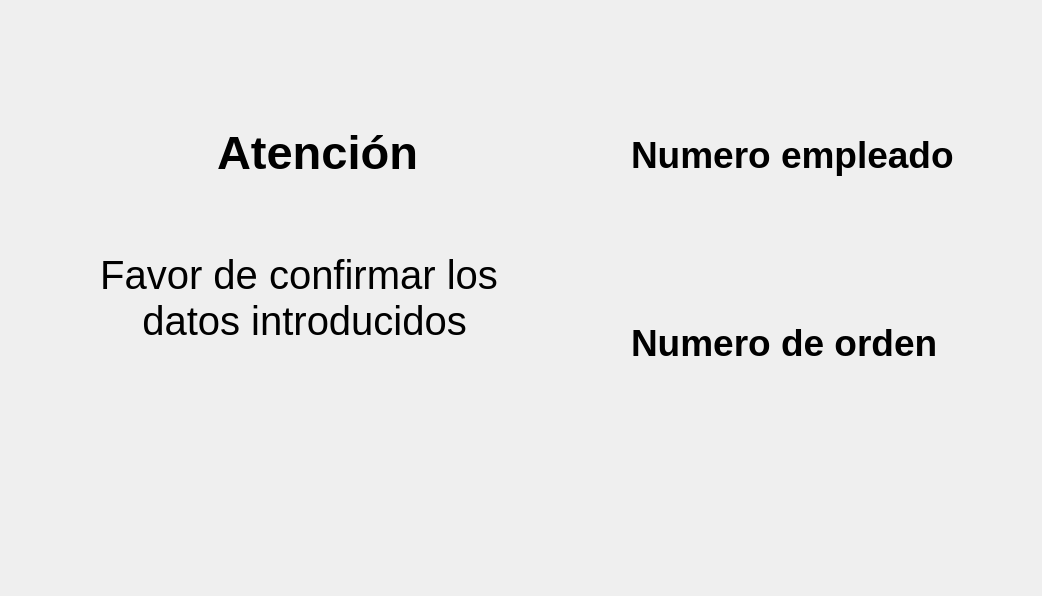
      <widget class="QWidget" name="page_11">
       <layout class="QGridLayout" name="gridLayout_5">
        <item row="0" column="1">
         <spacer name="verticalSpacer_16">
          <property name="orientation">
           <enum>Qt::Vertical</enum>
          </property>
          <property name="sizeType">
           <enum>QSizePolicy::Fixed</enum>
          </property>
          <property name="sizeHint" stdset="0">
           <size>
            <width>20</width>
            <height>78</height>
           </size>
          </property>
         </spacer>
        </item>
        <item row="0" column="3">
         <spacer name="verticalSpacer_14">
          <property name="orientation">
           <enum>Qt::Vertical</enum>
          </property>
          <property name="sizeHint" stdset="0">
           <size>
            <width>20</width>
            <height>91</height>
           </size>
          </property>
         </spacer>
        </item>
        <item row="1" column="0">
         <spacer name="horizontalSpacer_47">
          <property name="orientation">
           <enum>Qt::Horizontal</enum>
          </property>
          <property name="sizeType">
           <enum>QSizePolicy::Fixed</enum>
          </property>
          <property name="sizeHint" stdset="0">
           <size>
            <width>38</width>
            <height>20</height>
           </size>
          </property>
         </spacer>
        </item>
        <item row="1" column="1" colspan="2">
         <layout class="QVBoxLayout" name="verticalLayout_14">
          <item>
           <layout class="QHBoxLayout" name="horizontalLayout_46">
            <item>
             <spacer name="horizontalSpacer_34">
              <property name="orientation">
               <enum>Qt::Horizontal</enum>
              </property>
              <property name="sizeHint" stdset="0">
               <size>
                <width>40</width>
                <height>20</height>
               </size>
              </property>
             </spacer>
            </item>
            <item>
             <widget class="QLabel" name="lblTest1_21">
              <property name="minimumSize">
               <size>
                <width>80</width>
                <height>80</height>
               </size>
              </property>
              <property name="maximumSize">
               <size>
                <width>80</width>
                <height>80</height>
               </size>
              </property>
              <property name="text">
               <string/>
              </property>
              <property name="pixmap">
               <pixmap resource="../resources/resources.qrc">:/resources/idea.png</pixmap>
              </property>
              <property name="scaledContents">
               <bool>true</bool>
              </property>
             </widget>
            </item>
            <item>
             <widget class="QLabel" name="lblCode_43">
              <property name="minimumSize">
               <size>
                <width>250</width>
                <height>100</height>
               </size>
              </property>
              <property name="maximumSize">
               <size>
                <width>250</width>
                <height>16777215</height>
               </size>
              </property>
              <property name="font">
               <font>
                <pointsize>35</pointsize>
                <weight>75</weight>
                <bold>true</bold>
               </font>
              </property>
              <property name="text">
               <string>Atención</string>
              </property>
             </widget>
            </item>
            <item>
             <spacer name="horizontalSpacer_27">
              <property name="orientation">
               <enum>Qt::Horizontal</enum>
              </property>
              <property name="sizeHint" stdset="0">
               <size>
                <width>40</width>
                <height>20</height>
               </size>
              </property>
             </spacer>
            </item>
           </layout>
          </item>
          <item>
           <layout class="QHBoxLayout" name="horizontalLayout_72">
            <property name="spacing">
             <number>30</number>
            </property>
            <item>
             <widget class="QLabel" name="label_16">
              <property name="minimumSize">
               <size>
                <width>500</width>
                <height>180</height>
               </size>
              </property>
              <property name="maximumSize">
               <size>
                <width>500</width>
                <height>180</height>
               </size>
              </property>
              <property name="font">
               <font>
                <pointsize>30</pointsize>
                <weight>50</weight>
                <bold>false</bold>
               </font>
              </property>
              <property name="styleSheet">
               <string notr="true"/>
              </property>
              <property name="text">
               <string>Favor de confirmar los
 datos introducidos</string>
              </property>
              <property name="alignment">
               <set>Qt::AlignCenter</set>
              </property>
             </widget>
            </item>
           </layout>
          </item>
          <item>
           <layout class="QHBoxLayout" name="horizontalLayout_45">
            <item>
             <spacer name="horizontalSpacer_48">
              <property name="orientation">
               <enum>Qt::Horizontal</enum>
              </property>
              <property name="sizeType">
               <enum>QSizePolicy::Fixed</enum>
              </property>
              <property name="sizeHint" stdset="0">
               <size>
                <width>38</width>
                <height>17</height>
               </size>
              </property>
             </spacer>
            </item>
            <item>
             <layout class="QHBoxLayout" name="horizontalLayout_40">
              <item>
               <widget class="QLabel" name="lblConfirmUserInfo">
                <property name="minimumSize">
                 <size>
                  <width>100</width>
                  <height>100</height>
                 </size>
                </property>
                <property name="maximumSize">
                 <size>
                  <width>100</width>
                  <height>100</height>
                 </size>
                </property>
                <property name="cursor">
                 <cursorShape>PointingHandCursor</cursorShape>
                </property>
                <property name="text">
                 <string/>
                </property>
                <property name="pixmap">
                 <pixmap resource="../resources/resources.qrc">:/resources/right.png</pixmap>
                </property>
                <property name="scaledContents">
                 <bool>true</bool>
                </property>
                <property name="wordWrap">
                 <bool>false</bool>
                </property>
               </widget>
              </item>
              <item>
               <spacer name="horizontalSpacer_65">
                <property name="orientation">
                 <enum>Qt::Horizontal</enum>
                </property>
                <property name="sizeType">
                 <enum>QSizePolicy::Fixed</enum>
                </property>
                <property name="sizeHint" stdset="0">
                 <size>
                  <width>40</width>
                  <height>20</height>
                 </size>
                </property>
               </spacer>
              </item>
              <item>
               <widget class="QLabel" name="lblDenyUserInfo">
                <property name="minimumSize">
                 <size>
                  <width>100</width>
                  <height>100</height>
                 </size>
                </property>
                <property name="maximumSize">
                 <size>
                  <width>100</width>
                  <height>100</height>
                 </size>
                </property>
                <property name="cursor">
                 <cursorShape>PointingHandCursor</cursorShape>
                </property>
                <property name="text">
                 <string/>
                </property>
                <property name="pixmap">
                 <pixmap resource="../resources/resources.qrc">:/resources/close.png</pixmap>
                </property>
                <property name="scaledContents">
                 <bool>true</bool>
                </property>
                <property name="wordWrap">
                 <bool>false</bool>
                </property>
               </widget>
              </item>
             </layout>
            </item>
            <item>
             <spacer name="horizontalSpacer_71">
              <property name="orientation">
               <enum>Qt::Horizontal</enum>
              </property>
              <property name="sizeType">
               <enum>QSizePolicy::Fixed</enum>
              </property>
              <property name="sizeHint" stdset="0">
               <size>
                <width>38</width>
                <height>17</height>
               </size>
              </property>
             </spacer>
            </item>
           </layout>
          </item>
         </layout>
        </item>
        <item row="1" column="3">
         <layout class="QVBoxLayout" name="verticalLayout_24">
          <item>
           <layout class="QHBoxLayout" name="horizontalLayout_74">
            <item>
             <widget class="QLabel" name="lblTest1_22">
              <property name="minimumSize">
               <size>
                <width>70</width>
                <height>70</height>
               </size>
              </property>
              <property name="maximumSize">
               <size>
                <width>70</width>
                <height>70</height>
               </size>
              </property>
              <property name="text">
               <string/>
              </property>
              <property name="pixmap">
               <pixmap resource="../resources/resources.qrc">:/resources/user.png</pixmap>
              </property>
              <property name="scaledContents">
               <bool>true</bool>
              </property>
             </widget>
            </item>
            <item>
             <widget class="QLabel" name="label_27">
              <property name="minimumSize">
               <size>
                <width>400</width>
                <height>50</height>
               </size>
              </property>
              <property name="maximumSize">
               <size>
                <width>300</width>
                <height>50</height>
               </size>
              </property>
              <property name="font">
               <font>
                <pointsize>28</pointsize>
                <weight>75</weight>
                <bold>true</bold>
               </font>
              </property>
              <property name="text">
               <string>Numero empleado</string>
              </property>
             </widget>
            </item>
           </layout>
          </item>
          <item>
           <widget class="QLabel" name="lblNumeroEmpleado">
            <property name="minimumSize">
             <size>
              <width>400</width>
              <height>70</height>
             </size>
            </property>
            <property name="maximumSize">
             <size>
              <width>320</width>
              <height>70</height>
             </size>
            </property>
            <property name="font">
             <font>
              <pointsize>28</pointsize>
             </font>
            </property>
            <property name="text">
             <string/>
            </property>
           </widget>
          </item>
          <item>
           <layout class="QHBoxLayout" name="horizontalLayout_75">
            <item>
             <widget class="QLabel" name="lblTest1_23">
              <property name="minimumSize">
               <size>
                <width>70</width>
                <height>70</height>
               </size>
              </property>
              <property name="maximumSize">
               <size>
                <width>70</width>
                <height>70</height>
               </size>
              </property>
              <property name="text">
               <string/>
              </property>
              <property name="pixmap">
               <pixmap resource="../resources/resources.qrc">:/resources/edit (1).png</pixmap>
              </property>
              <property name="scaledContents">
               <bool>true</bool>
              </property>
             </widget>
            </item>
            <item>
             <widget class="QLabel" name="label_29">
              <property name="minimumSize">
               <size>
                <width>400</width>
                <height>50</height>
               </size>
              </property>
              <property name="maximumSize">
               <size>
                <width>300</width>
                <height>50</height>
               </size>
              </property>
              <property name="font">
               <font>
                <pointsize>28</pointsize>
                <weight>75</weight>
                <bold>true</bold>
               </font>
              </property>
              <property name="text">
               <string>Numero de orden</string>
              </property>
             </widget>
            </item>
           </layout>
          </item>
          <item>
           <widget class="QLabel" name="lblNumeroOrden">
            <property name="minimumSize">
             <size>
              <width>400</width>
              <height>70</height>
             </size>
            </property>
            <property name="maximumSize">
             <size>
              <width>400</width>
              <height>70</height>
             </size>
            </property>
            <property name="font">
             <font>
              <pointsize>28</pointsize>
             </font>
            </property>
            <property name="text">
             <string/>
            </property>
           </widget>
          </item>
         </layout>
        </item>
        <item row="2" column="2">
         <spacer name="verticalSpacer_15">
          <property name="orientation">
           <enum>Qt::Vertical</enum>
          </property>
          <property name="sizeHint" stdset="0">
           <size>
            <width>20</width>
            <height>91</height>
           </size>
          </property>
         </spacer>
        </item>
        <item row="2" column="3">
         <spacer name="verticalSpacer_17">
          <property name="orientation">
           <enum>Qt::Vertical</enum>
          </property>
          <property name="sizeType">
           <enum>QSizePolicy::Fixed</enum>
          </property>
          <property name="sizeHint" stdset="0">
           <size>
            <width>288</width>
            <height>40</height>
           </size>
          </property>
         </spacer>
        </item>
       </layout>
      </widget>
